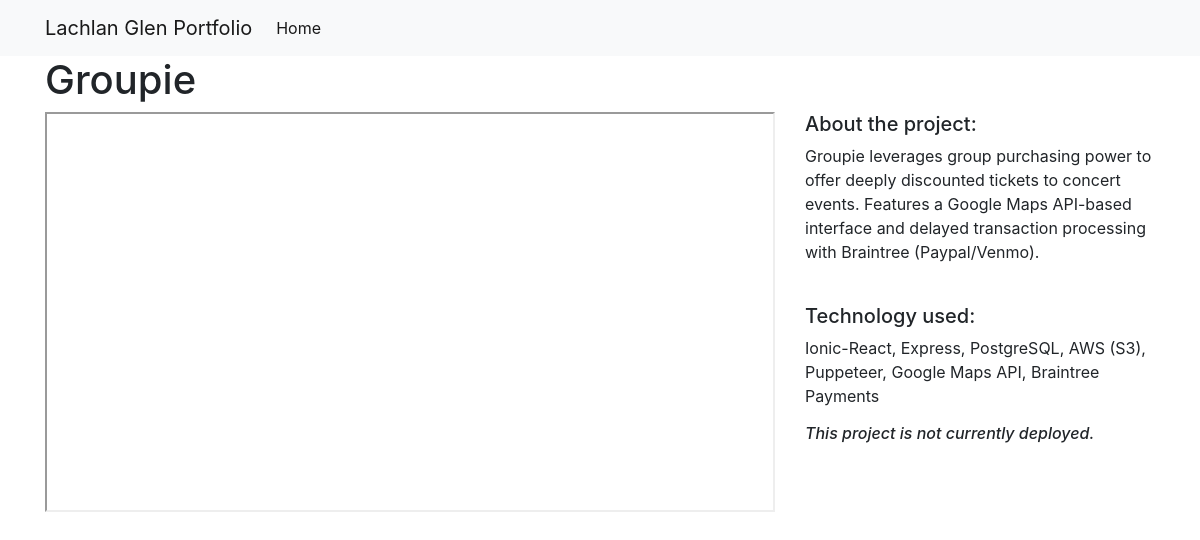
Page /2/ on the committed database.
### projects/models.py (models this page shows, shortened)
class Project(models.Model):
    title = models.CharField(max_length=100)
    shortDescription = models.TextField()
    longDescription = models.TextField()
    technology = models.TextField()
    image = models.FilePathField(path='/img')
    videoURL = models.TextField()
    projectLink = models.TextField()

### projects/views.py (the view)
# urls.py: path('<int:pk>/', views.project_detail, name='project_detail')
def project_detail(request, pk):
    project = Project.objects.get(pk=pk)
    context = {
        'project': project
    }
    return render(request, 'project_detail.html', context)

### projects/templates/project_detail.html
{% extends "base.html" %}
{% load static %}
{% block page_content %}
<h1>{{ project.title }}</h1>
<div style='padding-bottom: 20px' class="row">
  <div class="col-md-8">
    {% if project.videoURL != '' %}
    <iframe width="100%" height="400" src="{{ project.videoURL }}" allowfullscreen="allowfullscreen">
    </iframe>
    {% else %}
    <img src="{% static project.image %}" alt="" width="100%">
    {% endif %}
  </div>
  <div class="col-md-4">
    <h5>About the project:</h5>
    <p>{{ project.longDescription }}</p>
    <br>
    <h5>Technology used:</h5>
    <p>{{ project.technology }}</p>
    {% if project.projectLink != '' %}
    <h5><a href="{{ project.projectLink }}" target='_blank'>View Live</a></h5>
    {% else %}
    <h6><i>This project is not currently deployed.</i></h6>
    {% endif %}
  </div>
</div>
{% endblock %}

### rows in the picture
Project: title "Groupie", longDescription "Groupie leverages group purchasing power to offer deeply discounted tickets to concert events. Features a Google Maps API-based interface and delayed transaction processing with Braintree (Paypal/Venmo).", technology "Ionic-React, Express, PostgreSQL, AWS (S3), Puppeteer, Google Maps API, Braintree Payments"
